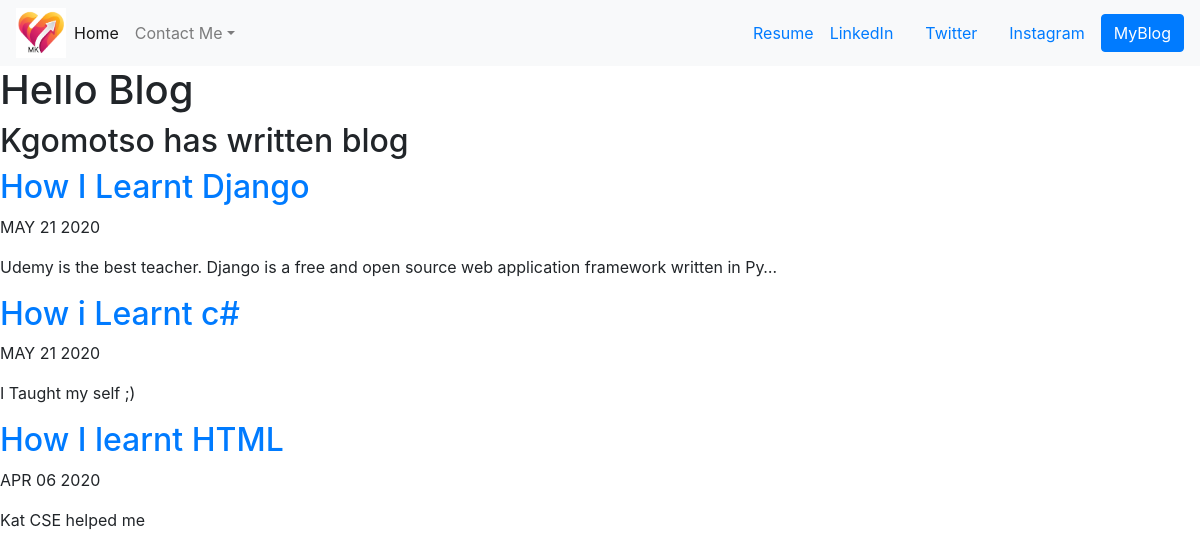
/blog/, run on an earlier commit of the app's database.
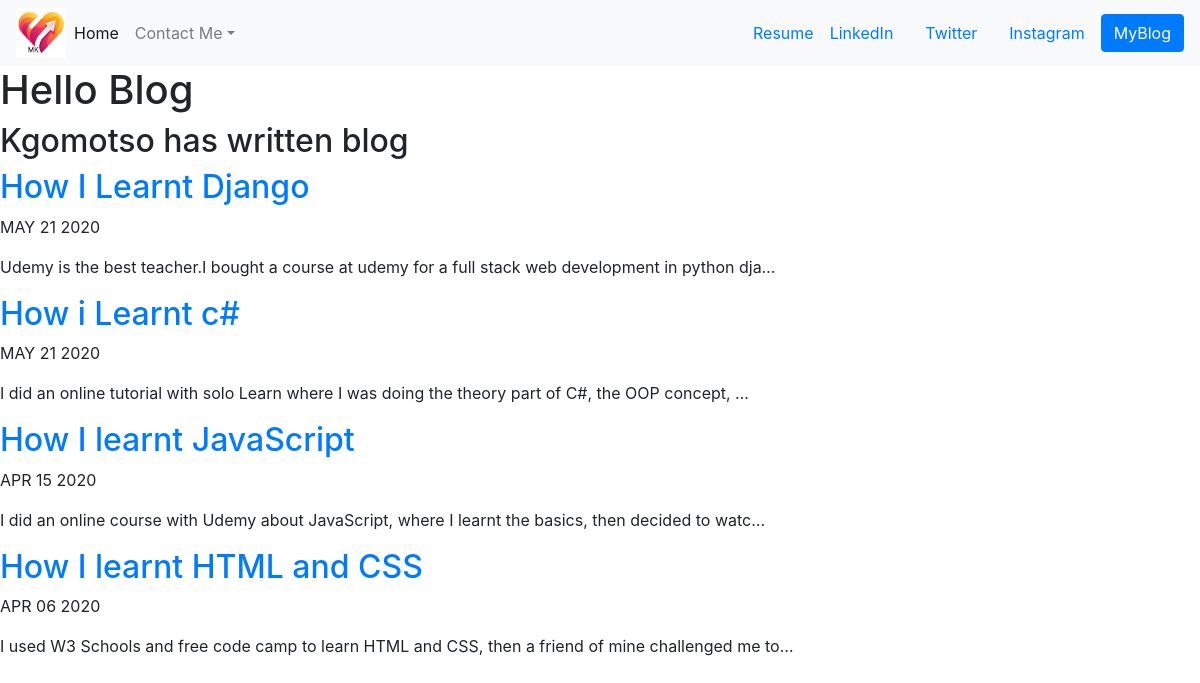
And on a later commit of the database.
### blog/models.py (models this page shows, shortened)
class MyBlock(models.Model):
    title = models.CharField(max_length=100)
    date = models.DateField()
    description = models.TextField()

### blog/views.py (the view)
# urls.py: path('',views.all_blogs, name='all_blogs' ),
def all_blogs(request):
    blogs = MyBlock.objects.order_by('-date')
    return render(request,'blog/all_blogs.html',{'myBlock':blogs})

### blog/templates/blog/all_blogs.html
{% extends 'portfolio/base.html' %}
{% block content %}
  <h1> Hello Blog</h1>
  <h2> Kgomotso has written {{ blogs.count }} blog{{ blogs.count|pluralize }}</h2>
  {% for blog in myBlock%}
  <a href="{% url 'blog:detail' blog.id %}"><h2>{{ blog.title }}</h2></a>
  <p>{{ blog.date|date:'M d Y'|upper }}</p>
  <p>{{ blog.description|truncatechars:100 }}</p>
  {% endfor %}
{% endblock %}

What changed in the data, as far as the page shows it:
changed MyBlock "How I Learnt Django": description "Udemy is the best teacher. Django is a free and open source web application framework written in Py…" → "Udemy is the best teacher.I bought a course at udemy for a full stack web development in python dja…"
changed MyBlock "How i Learnt c#": description "I Taught my self ;)" → "I did an online tutorial with solo Learn where I was doing the theory part of C#, the OOP concept, …"
added MyBlock: title "How I learnt JavaScript", date "APR 15 2020", description "I did an online course with Udemy about JavaScript, where I learnt the basics, then decided to watc…"
changed MyBlock: title "How I learnt HTML" → "How I learnt HTML and CSS"; description "Kat CSE helped me" → "I used W3 Schools and free code camp to learn HTML and CSS, then a friend of mine challenged me to…"
